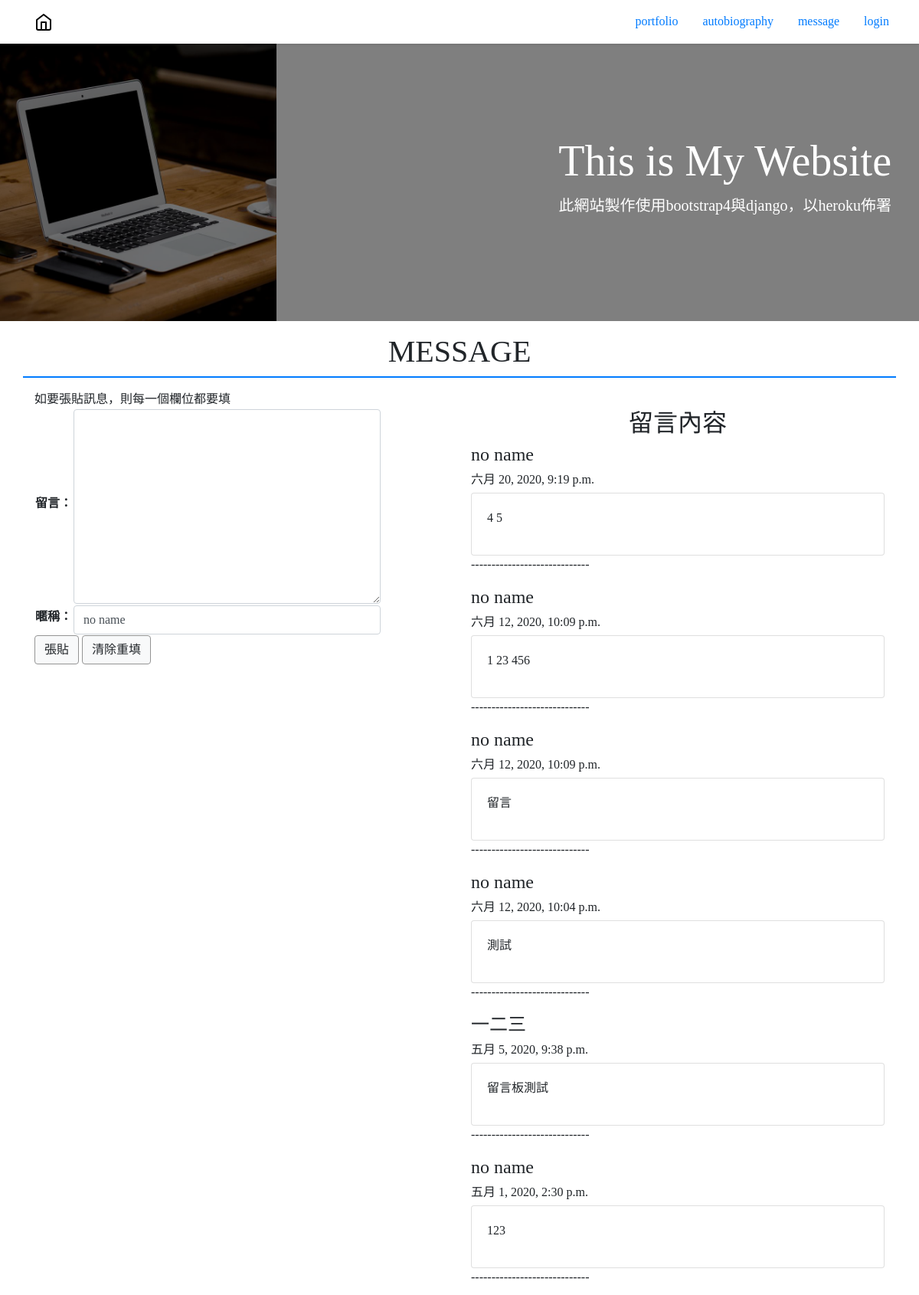
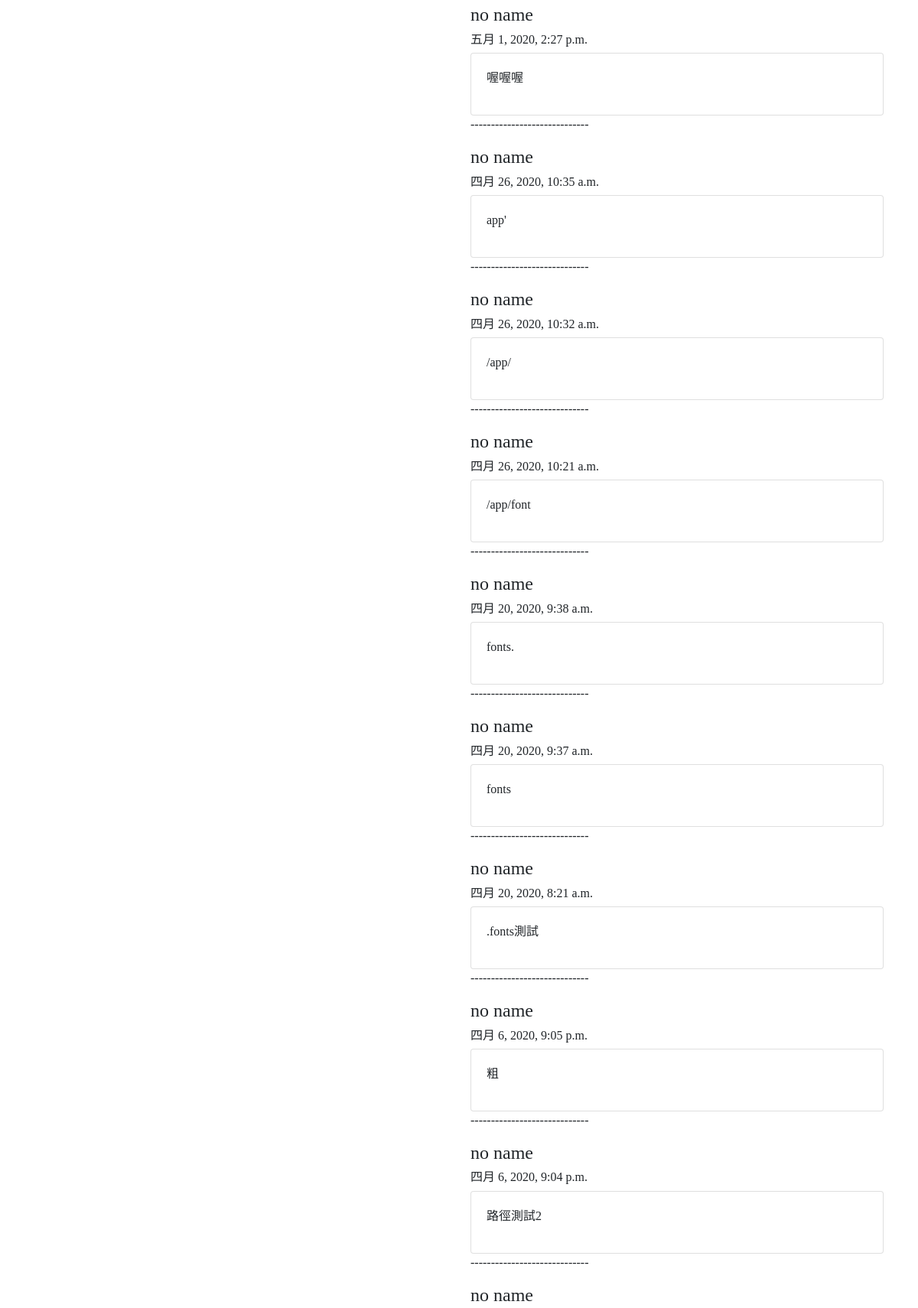
Screenshot of /message/ (upper part) with the database file from the repository (2 pictures, top to bottom).
### myblog/models.py (models this page shows, shortened)
class Post(models.Model):
    text = models.TextField(default='')
    name = models.CharField(default='no name', max_length=20)
    pub_date = models.DateTimeField(default=timezone.now)
    class Meta:
        ordering = ('-id',)

### myblog/views.py (the view)
# urls.py: path('message/', views.message),
def message(request):
    posts = Post.objects.all()
    if request.method == 'POST':
        post_form = forms.PostForm(request.POST)
        if post_form.is_valid():
            recaptcha_response = request.POST.get('g-recaptcha-response')
            url = 'https://www.google.com/recaptcha/api/siteverify'
            values = {
                'secret': settings.GOOGLE_RECAPTCHA_SECRET_KEY,
                'response': recaptcha_response
            }
            data = urllib.parse.urlencode(values).encode()
            req = urllib.request.Request(url, data=data)
            response = urllib.request.urlopen(req)
            result = json.loads(response.read().decode())
            if result['success']:
                post_form.save()
                '''newest = Post.objects.all()
                postid = '#'+str(newest[0].id)
                words = newest[0].text
                line, word = mestoimg.wordwrap(postid, words)
                i = mestoimg.picture(line, word)

                byt = BytesIO()
                i.save(byt, 'png')

                imgs = Postimg()
                image_file = InMemoryUploadedFile(
                    byt, None, 'test.png', 'image/png', byt.getbuffer().nbytes, None)
                imgs.img.save(str(newest[0].id)+'.png', image_file)
                imgs.text = newest[0].text
                imgs.imgname = str(newest[0].id)+'.png'
                imgs.save()'''
                return HttpResponseRedirect('/message/')
            else:
                message = "reCAPTCHA驗證失敗，請再確認."
        else:
            message = '如要張貼訊息，則每一個欄位都要填'
    else:
        post_form = forms.PostForm()
        message = '如要張貼訊息，則每一個欄位都要填'
    return render(request, 'message.html', locals())

### myblog/forms.py
class PostForm(forms.ModelForm):
    class Meta:
        model = models.Post
        fields = [
            "text",
            "name",
        ]
    def __init__(self, *args, **kwargs):
        super(PostForm, self).__init__(*args, **kwargs)
        self.fields["name"].label = "暱稱"
        self.fields["text"].label = "留言"
        for field in self.fields:
            self.fields[field].widget.attrs.update({'class': 'form-control'})

### myblog/templates/message.html (shortened to what this page needs)
{% extends "base.html" %}
{% block body_title %}
<h1>MESSAGE</h1>
{% endblock %}
{% block content %}
<div class='container'>
    {% if message %}
    <div>{{ message }}</div>
    {% endif %}
    <div class="row">
        <div class="col-md-6">
            <form name='my form' action='.' method='POST' class="form-group">
                <table>
                    {{ post_form.as_table }}
                </table>
                <input type='submit' value='張貼' class="btn btn-light" style="border: rgb(148, 148, 148) solid 1px;">
                <input type='reset' value='清除重填' class="btn btn-light" style="border: rgb(148, 148, 148) solid 1px;">
            </form>
        </div>
        <div class="col-md-6">
            <h2 style="text-align: center;">留言內容</h2>
            {% for post in posts %}
            <h4> {{post.name}} </h4>
            <h6> {{post.pub_date}}</h6>
            <div class="card">
                <div class="card-body">
                    <p> {{post.text}}</p>
                </div>
            </div>
            <p>-----------------------------</p>
            {% endfor %}
        </div>
    </div>
</div>
{% endblock %}

### myblog/templates/base.html (shortened to what this page needs)
<!DOCTYPE html>
<html lang="en">
{%load static%}
<head>
    <link rel="stylesheet" href="https://stackpath.bootstrapcdn.com/bootstrap/4.4.1/css/bootstrap.min.css"
>
    <link rel="stylesheet" href="{% static 'css/base.css' %}">
</head>
{% include 'nav.html' %}
<header>
    <div class="container-fluid" id='jum'>
        <div class="row align-item-center">
            <div class="col text-white " style='padding:10% 3%;'>
                <h1 class="display-4 text-right">This is My Website</h1>
                <p class="lead text-right">{%block banner_content%}此網站製作使用bootstrap4與django，以heroku佈署{%endblock%}</p>
                <img id='banner' src="{%static 'banner.jpg'%}" alt="">
            </div>
        </div>
    </div>
</header>
<body>
    <div class="container">
        <div class="row d-flex justify-content-center my-3" id=title>{% block body_title %}{% endblock %}</div>
    </div>
    {% block content %}{% endblock %}
</body>
</html>

### myblog/templates/nav.html (shortened to what this page needs)
{%load static%}
<body>
    <div class="container-fluid d-flex flex-row flex-wrap shadow-sm p-2 bg-white ">
        <div class="col-lg-1 col-12 ">
            <nav class="d-flex nav justify-content-center ">
                <ul class='nav '>
                    <a class="nav-link" href="/"><img src="{%static 'home.svg'%}" alt=""></a>
                </ul>
            </nav>
        </div>
        <div class="col-lg-11 col-12 ">
            <nav class=" nav justify-content-lg-end justify-content-around ">
                <ul class='nav justify-content-around'>
                    <li class="nav-item">
                        <a href="/portfolio" class="nav-link text-reset">portfolio</a></li>
                    <li class="nav-item">
                        <a href="{%url 'autobiography'%}" class="nav-link text-reset">autobiography</a></li>
                    <li class="nav-item ">
                        <a class="nav-link text-reset" href="/message">message</a></li>
                    <li class="nav-item">
                        <a href="/admin" class="nav-link text-reset">login</a></li>
                </ul>
            </nav>
        </div>
    </div>
</body>
</html>

### static/css/base.css (style rules this page uses)
#jum { background-color: rgb(0, 0, 0, 0.5); background-repeat: no-repeat; }
#banner { position: absolute; top: 0; left: 0; height: 100%; z-index: -1; }
li { color: #007bff; }
#title { border-width: 0px 0px 2px 0px; border-style: solid; border-color: #007bff; }
body { font-family: Microsoft JhengHei; unicode-range: U+4E00-9FFF; }

### rows the page displays
Post: name "no name", pub_date "六月 20, 2020, 9:19 p.m.", text "4 5"
Post: name "no name", pub_date "六月 12, 2020, 10:09 p.m.", text "1 23 456"
Post: name "no name", pub_date "六月 12, 2020, 10:09 p.m.", text "留言"
Post: name "no name", pub_date "六月 12, 2020, 10:04 p.m.", text "測試"
Post: name "一二三", pub_date "五月 5, 2020, 9:38 p.m.", text "留言板測試"
Post: name "no name", pub_date "五月 1, 2020, 2:30 p.m.", text "123"
Post: name "no name", pub_date "五月 1, 2020, 2:27 p.m.", text "喔喔喔"
Post: name "no name", pub_date "四月 26, 2020, 10:35 a.m.", text "app'"
Post: name "no name", pub_date "四月 26, 2020, 10:32 a.m.", text "/app/"
Post: name "no name", pub_date "四月 26, 2020, 10:21 a.m.", text "/app/font"
Post: name "no name", pub_date "四月 20, 2020, 9:38 a.m.", text "fonts."
Post: name "no name", pub_date "四月 20, 2020, 9:37 a.m.", text "fonts"
Post: name "no name", pub_date "四月 20, 2020, 8:21 a.m.", text ".fonts測試"
Post: name "no name", pub_date "四月 6, 2020, 9:05 p.m.", text "粗"
Post: name "no name", pub_date "四月 6, 2020, 9:04 p.m.", text "路徑測試2"
Post: name "no name"

### other values shown
{{ message }} "如要張貼訊息，則每一個欄位都要填"
